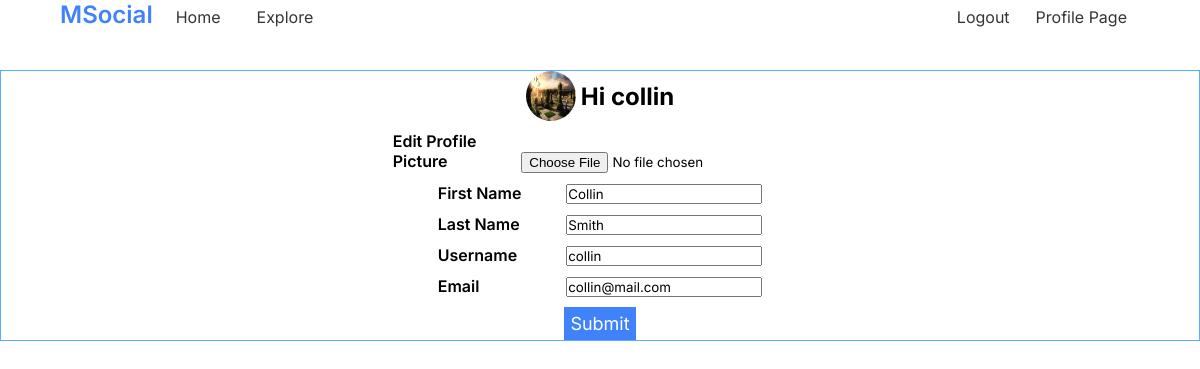
The app's page /edit_profile (signed in) with its own data.
### tables this page shows
CREATE TABLE users (
    id INTEGER PRIMARY KEY AUTOINCREMENT,
    f_name TEXT NOT NULL,
    l_name TEXT NOT NULL,
    username TEXT NOT NULL UNIQUE,
    password TEXT NOT NULL,
    email TEXT NOT NULL,
    created TIMESTAMP NOT NULL DEFAULT CURRENT_TIMESTAMP
, profile_pic TEXT DEFAULT 'files/profile-pics/default-profile-pic.jpg');

### msocial/user.py (the view, shortened to what this page needs)
@user_bp.route("/edit_profile", methods=["GET", "POST"])
@login_required
def edit_profile():
    return render_template("edit_profile.html")

### msocial/auth.py (called while the page is built)
@bp.before_app_request
def load_logged_user():
    user_id = session.get("user_id")
    if user_id:
        g.user = (
            get_db().execute("SELECT * FROM users WHERE id = ?", (user_id,)).fetchone()
        )
    else:
        g.user = None

def login_required(view):
    @functools.wraps(view)
    def check_logged_in(*args, **kwargs):
        if g.user is None:
            return redirect(url_for("auth.login"))
        else:
            return view(*args, **kwargs)
    return check_logged_in

### msocial/db.py (called while the page is built)
def get_db():
    if "db" not in g:
        g.db = sqlite3.connect(
            app.config["DATABASE"], detect_types=sqlite3.PARSE_DECLTYPES
        )
        g.db.row_factory = sqlite3.Row
    return g.db

### msocial/templates/edit_profile.html (shortened to what this page needs)
{% extends "base.html" %}
{% block head %}
  <link rel="stylesheet" href="{{ url_for('static', filename='edit_profile.css') }}">
{% endblock %}
{% block content %}
  <form method="post" enctype="multipart/form-data" action="{{ url_for('user_bp.edit_profile') }}">
    <div class="main-container">
      <form action="{{ url_for('user_bp.edit_profile') }}" method="post">
        <div class="welcome">
          <img src="{{ url_for('static', filename=g.user.profile_pic) }}" alt="">
          <h2>Hi {{ g.user.username }}</h2>
        </div>
        <div class="profile-pic">
          <label for="profile_pic">Edit Profile Picture</label>
          <input type="file" name="profile_pic" id="profile_pic" accept="image/jpg, image/png, image/jpeg" required>
        </div>
        <div class="fname">
          <label for="fname">First Name</label>
          <input type="text" name="fname" id="fname" value={{ g.user.f_name }} required>
        </div>
        <div class="lname">
          <label for="lname">Last Name</label>
          <input type="text" name="lname" id="lname" value={{ g.user.l_name }} required>
        </div>
        <div class="username">
          <label for="username">Username</label>
          <input type="text" name="username" id="username" value={{ g.user.username }} required>
        </div>
        <div class="email">
          <label for="email">Email</label>
          <input type="text" name="email" id="email" value={{g.user.email}} required>
        </div>
        <input type="submit" value="Submit">
      </form>
    </div>
  </form>
{% endblock %}

### msocial/static/base.css (style rules this page uses)
:root { --light-blue: #59adff; --dark-blue: #4082fa; --white: #fff; --green: #42b72a; --black: #000; --grey: #353535; }
* { margin: 0; box-sizing: border-box; padding: 0; }

### msocial/static/edit_profile.css (style rules this page uses)
:root { --light-blue: #59adff; --dark-blue: #4082fa; }
* { box-sizing: border-box; margin: 0; padding: 0; font-family: "Inter", sans-serif; }
.main-container { display: flex; flex-direction: column; gap: 0.625rem; align-items: center; border: 1px solid var(--light-blue); }
.main-container label { display: inline-block; width: 10vw; font-weight: 600; margin-right: 0.25rem; }
.main-container input { font-weight: 400; }
.main-container input[type="submit"] { background-color: var(--dark-blue); color: var(--white); padding: 4px; font-size: 18px; border: 2px solid var(--dark-blue); }
.welcome { display: flex; align-items: center; gap: 5px; }
.welcome img { width: 50px; height: 50px; border-radius: 50%; }

### records on screen
users: profile_pic (picture), user.username "collin", fname "Collin", lname "Smith", username "collin", email "collin@mail.com"
